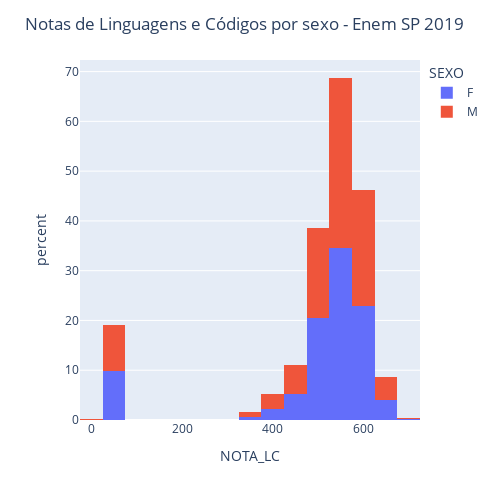

Notebook code cell kept with this figure:
### Code cell
grafico =  px.histogram (enem_sorocaba,  x = "NOTA_LC", nbins=20, color='SEXO', histnorm='percent') 
grafico.update_layout(width=500,height=500,title_text='Notas de Linguagens e Códigos por sexo - Enem SP 2019') 
grafico.show()

### Figure 1 — Plotly figure (JSON) as saved in the notebook; plotly's stock layout.template omitted (floating-point values rounded to 4 significant figures; data arrays with more than 128 entries replaced by an {"elided": "..."} marker saying what was removed)
{"data": [{"alignmentgroup": "True", "bingroup": "x", "histnorm": "percent", "hovertemplate": "SEXO=F<br>NOTA_LC=%{x}<br>percent=%{y}<extra></extra>", "legendgroup": "F", "marker": {"color": "#636efa", "pattern": {"shape": ""}}, "name": "F", "nbinsx": 20, "offsetgroup": "F", "orientation": "v", "showlegend": true, "type": "histogram", "x": {"elided": "4642 float values"}, "xaxis": "x", "yaxis": "y"}, {"alignmentgroup": "True", "bingroup": "x", "histnorm": "percent", "hovertemplate": "SEXO=M<br>NOTA_LC=%{x}<br>percent=%{y}<extra></extra>", "legendgroup": "M", "marker": {"color": "#EF553B", "pattern": {"shape": ""}}, "name": "M", "nbinsx": 20, "offsetgroup": "M", "orientation": "v", "showlegend": true, "type": "histogram", "x": {"elided": "3446 float values"}, "xaxis": "x", "yaxis": "y"}], "layout": {"barmode": "relative", "height": 500, "legend": {"title": {"text": "SEXO"}, "tracegroupgap": 0}, "margin": {"t": 60}, "title": {"text": "Notas de Linguagens e Códigos por sexo - Enem SP 2019"}, "width": 500, "xaxis": {"anchor": "y", "domain": [0, 1], "title": {"text": "NOTA_LC"}}, "yaxis": {"anchor": "x", "domain": [0, 1], "title": {"text": "percent"}}}}
